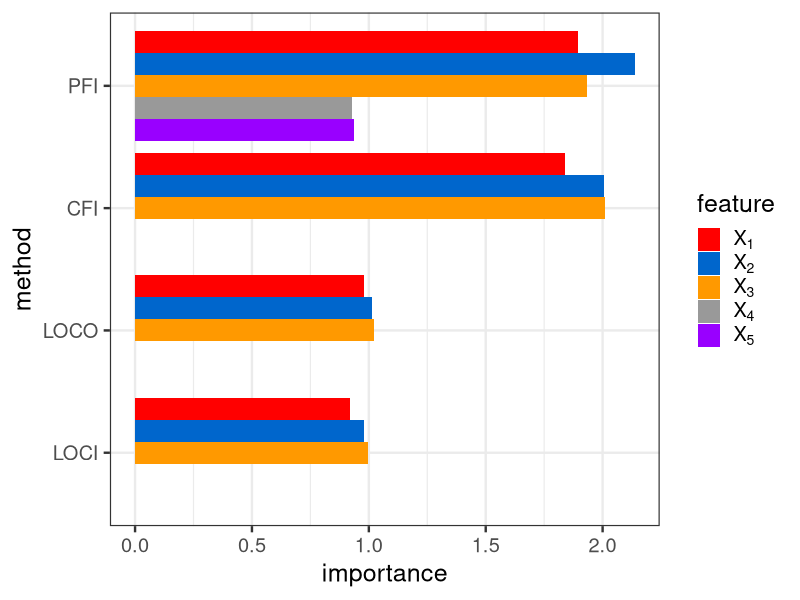
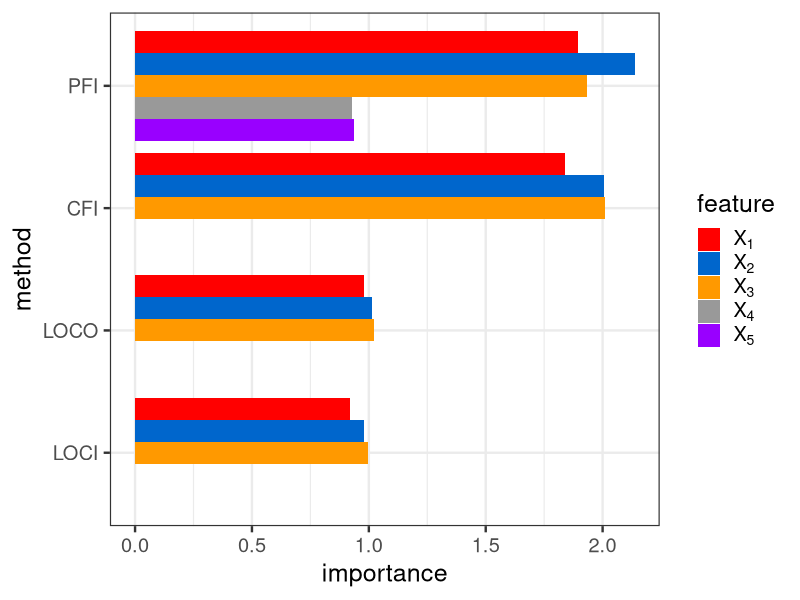

Source code (R) for these figures, in order:
library(ggplot2)
theme_set(theme_bw(base_size = 18))
color_vector = c("red", "#0066CC", "#FF9900", "#999999", "#9900FF")

# load datasets
df_pfi_cfi = read.csv("./simulations/data/sim3_df_res_pfi_cfi.csv")
df_loco_loci = read.csv("./simulations/data/sim3_df_res_loco_loci.csv")


df = rbind(df_pfi_cfi, df_loco_loci)
df$feature = as.factor(df$feature)
df$i = length(df$feature):1


# Plot
sim3 = ggplot(data = df, aes(y = reorder(type, i),  x = importance, fill = reorder(feature, i))) +
  geom_col(position = position_dodge()) +
  labs(y = "method",
       fill = "feature") + 
  scale_fill_manual(values = color_vector, breaks = c("x1", "x2", "x3", "x4", "x5"), 
                    labels = c(expression(X[1]), expression(X[2]), expression(X[3]), expression(X[4]), expression(X[5])))

sim3

# Save plot
ggsave(filename = "./simulations/plots/sim3.pdf")
